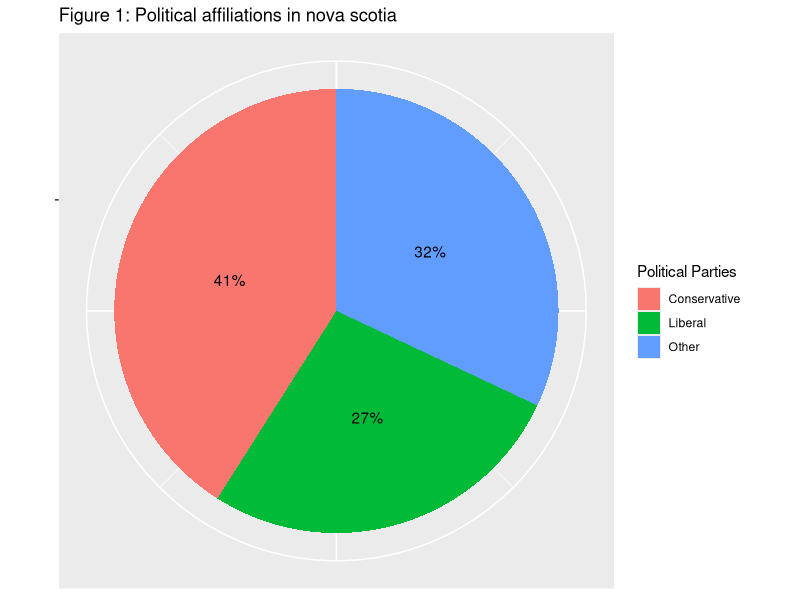
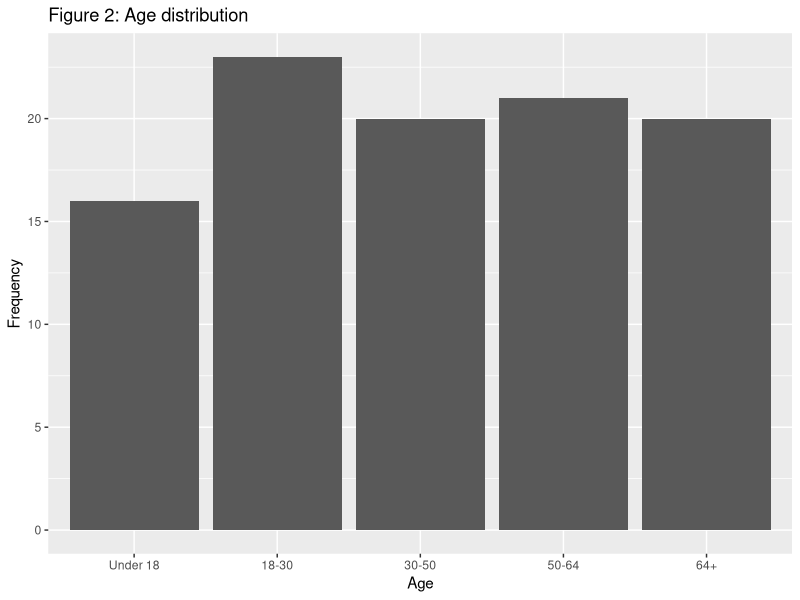
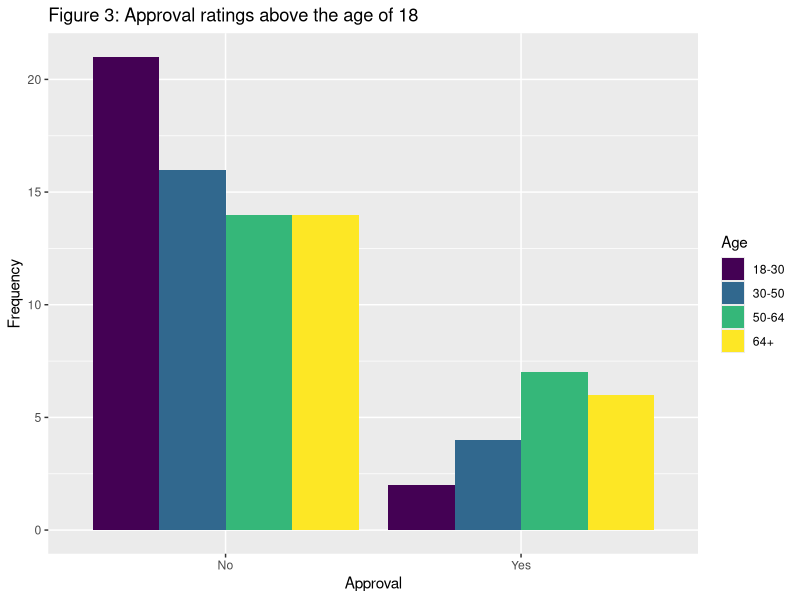
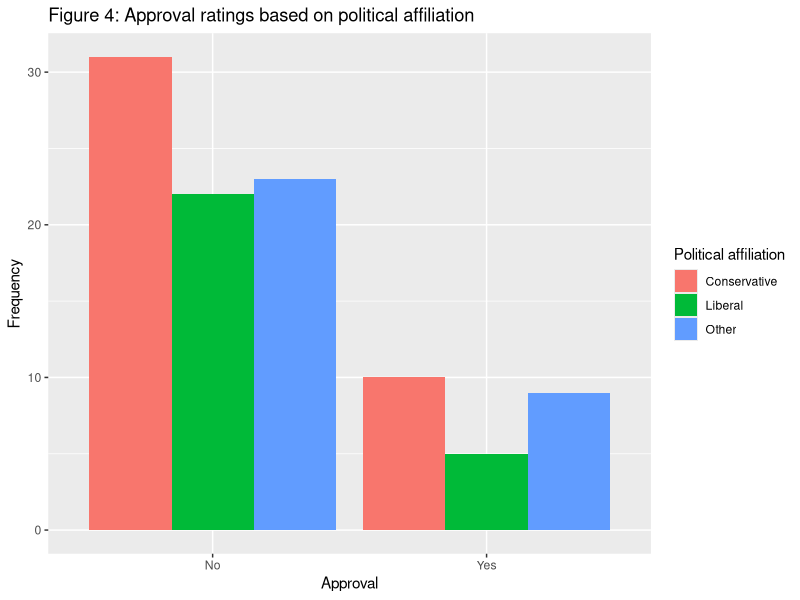
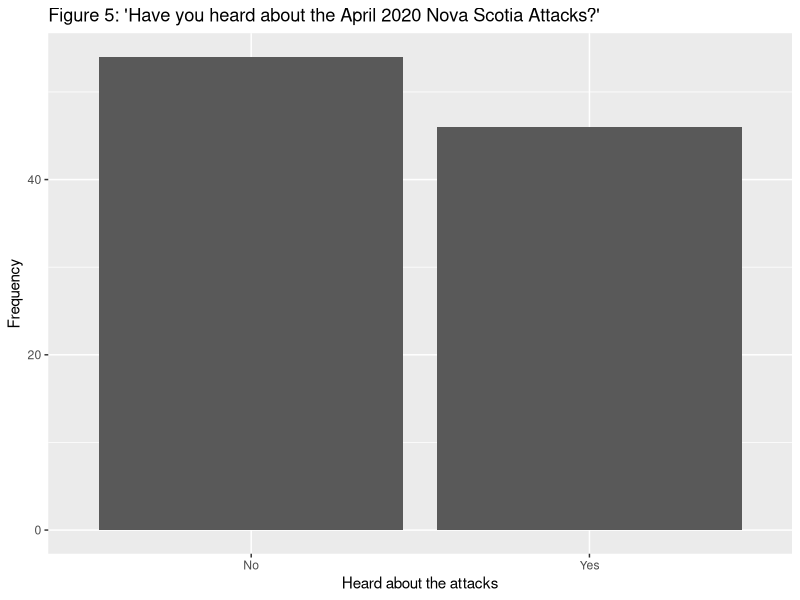

These figures' R source, in order:
## ---- chunk 1
knitr::opts_chunk$set(echo = TRUE)
library(tidyverse)
#GIT PULL BEFORE EDITING THE FILE
## ---- chunk 2
# The code for this report can be found at 
# https://github.com/karhian/PC-Nova-Scotia/blob/main/survey-pc-ns.Rmd
## ---- chunk 3
#Data simulation
#"What is your political affiliation?"
Q1_answers <- c("Conservative", "Liberal", "Other")

#"How many people are in your household?"
Q2_answers <- c("1-5 People", "6-10 People", "More Than 10 People")

#"What is your age?"
Q3_answers <- c("Under 18", "18-30", "30-50", "50-64", "64+")

#" Have you heard of the Progressive Conservative Association of Nova Scotia?"
Q4_answers <- c("Yes", "No")

#"Do you approve of the Progressive Conservative Party of Nova Scotia's policies?"
Q5_answers <- c("Yes", "No")

#"How likely are you to vote for the Progressive Conservative Association of Nova Scotia?"
Q6_answers <- c("Yes, I will vote for them", "Undecided", "No, I will not vote for them")

#"Are you planning to vote in the next election?"
Q7_answers <- c("Yes", "No")

#"Have you heard about the April 2020 Nova Scotia Attacks?"
Q8_answers <- c("Yes", "No")

#creating table with simulated data using simple random samples
set.seed(7)
our_cluster_data <-
  tibble(row = c(1:500),
         Question_1 = sample(x = Q1_answers, size =500, replace = TRUE, prob = c(0.44, 0.31, 0.26) ),
         Question_2 = sample(x= Q2_answers, size = 500, replace = TRUE),
         Question_3 = sample(x = Q3_answers, size = 500, replace = TRUE),
         Question_4 = sample( x= Q4_answers, size= 500, replace = TRUE),
         Question_5 = sample(x = Q5_answers, size = 500, replace = TRUE,prob = c(0.22,0.78)),
         Question_6 = sample(x = Q6_answers, size = 500, replace = TRUE),
         Question_7 = sample(x = Q7_answers, size = 500, replace = TRUE),
         Question_8 = sample(x = Q8_answers, size = 500, replace = TRUE),)

#randomly choosing 100 entries within the previous table
set.seed(9)
final_sample_table <- 
  sample_n(our_cluster_data, 100, replace = FALSE)
head(final_sample_table)

## ---- chunk 4
#Pie chart of demographic

  final_sample_table  %>%
  group_by(Question_1) %>%
  summarise(number=n(),percentage=n()/nrow(final_sample_table))%>%   
  ggplot(aes(x="",y=number,fill=Question_1,)) + 
  geom_bar(stat="identity") + 
  coord_polar("y", start=0) + 
  theme(axis.text.x=element_blank(),
        axis.title =element_blank()) + 
  ggtitle("Figure 1: Political affiliations in nova scotia") + 
  labs(fill= "Political Parties")+ geom_text(aes(label=paste0(round(percentage*100),"%")),
                                             position = position_stack(vjust=0.5), fill )
## ---- chunk 5
# bar chart on age
final_sample_table$Question_3 <-
  factor(final_sample_table$Question_3,levels =c("Under 18", "18-30", "30-50", "50-64", "64+"),ordered = TRUE)

final_sample_table  %>%
ggplot(aes(Question_3)) + geom_bar() + ggtitle("Figure 2: Age distribution")+
  labs(x="Age",y="Frequency") 

## ---- chunk 6
# Bar chart on appproval above the age of 18

final_sample_table  %>%
  filter(Question_3 >= "18-30") %>%
ggplot(aes(Question_5,fill=Question_3)) + geom_bar(position = "dodge") + ggtitle("Figure 3: Approval ratings above the age of 18") +
  labs(x="Approval",y="Frequency",fill = "Age") 
## ---- chunk 7
# Bar chart on appproval based on political affiliation
final_sample_table  %>%
ggplot(aes(Question_5,fill=Question_1)) + geom_bar(position = "dodge") + ggtitle("Figure 4: Approval ratings based on political affiliation") + 
  labs(x="Approval",y="Frequency",fill = "Political affiliation") 
## ---- chunk 8
# bar chart on people who know about shooting
final_sample_table  %>%
ggplot(aes(Question_8)) + geom_bar() + ggtitle("Figure 5: 'Have you heard about the April 2020 Nova Scotia Attacks?'")+
  labs(x="Heard about the attacks",y="Frequency") 
